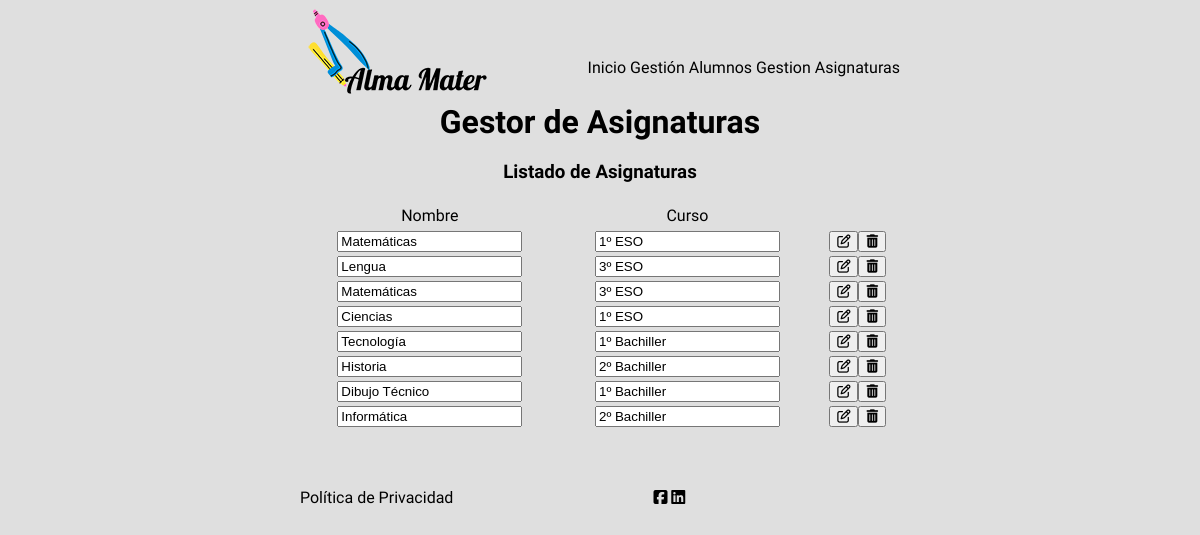
Screenshot of /academia/editarAsignatura.php with the database file from the repository.
### tables this page shows
CREATE TABLE `asignatura` (
  `id` int(5) NOT NULL,
  `nombre` varchar(255) NOT NULL,
  `curso` varchar(255) NOT NULL
);

### academia/models/mysqlConnect.php (called while the page is built, shortened)
<?php
class mysqlConnect
{
    private $mysqli;
    public function __construct()
    {
        $this->server = "localhost";
        $this->user = "root";
        $this->password = "root";
        $this->database = "almamater";
        $this->mysqli = new mysqli($this->server, $this->user, $this->password, $this->database);
        $this->mysqli->set_charset("utf8");
    }
    public function realizarConsulta($consulta)
    {
        return $this->mysqli->query($consulta);
    }
}

### academia/controllers/AsignaturaController.php (called while the page is built, shortened)
<?php
require_once($_SERVER['DOCUMENT_ROOT'] . "/academia/models/asignaturas.php");
class AsignaturaController
{
    private $asignaturaModel;
    public function __construct()
    {
        $this->asignaturaModel = new AsignaturaModel();
    }
    public function getAsignaturas()
    {
        return $this->asignaturaModel->getTodasLasAsignaturas();
    }
}

### academia/models/asignaturas.php (called while the page is built, shortened)
<?php
require_once("mysqlConnect.php");
class AsignaturaModel
{
    private $mysqlConn;
    public function __construct()
    {
        $this->mysqlConn = new mysqlConnect();
    }
    public function getTodasLasAsignaturas()
    {
        return $this->mysqlConn->realizarConsulta("SELECT * FROM Asignatura");
    }
}

### academia/editarAsignatura.php (the view, shortened to what this page needs)
<?php
require("views/cabecera.php");
require_once("controllers/AsignaturaController.php");
$asignaturaController = new AsignaturaController();
function mostrarBotonModificar($id)
{
    echo '<button type="submit" name="modificarAsignatura"><i class="fa fa-pencil-square-o" aria-hidden="true"></i></button>';
}
function mostrarBotonEliminarAsignatura($id)
{
    echo '<button type="submit" name="eliminarAsignatura"><i class="fa fa-trash" aria-hidden="true"></i></button>';
}
?>
<div id="contenido">
    <h1>Gestor de Asignaturas</h1>
    <h3>Listado de Asignaturas</h3>
    <table id="tablaAlumnos">
        <tr>
            <td id="filaAlumnos">Nombre</td>
            <td id="filaAlumnos">Curso</td>
        </tr>
        <tr>
            <?php
            $result = $asignaturaController->getAsignaturas();
            while ($asignatura = $result->fetch_assoc()) {
                $idAsignatura = $asignatura["id"];
                echo '<tr>';
                echo '<form action="controllers/accionesAsignatura.php" method="post">';
                echo '<td id="filaAlumnos"><input type="text" name="nombre" value="' . $asignatura["nombre"] . '"></td>';
                echo '<td id="filaAlumnos"><input type="text" name="apellidos" value="' . $asignatura["curso"] . '"></td>';
                echo '<td id="filaAlumnos">';
                mostrarBotonModificar($idAsignatura);
                mostrarBotonEliminarAsignatura($idAsignatura);
                echo '</td></tr></form>';
            }
            ?>
        </tr>
    </table>
</div>
<?php require("views/pieDePagina.php"); ?>
</html>

### academia/css/academia.css (style rules this page uses)
body { background-color: #DFDFDF; margin-left: 25%; margin-right: 25%; font-family: 'Actor'; }
#contenido { clear: both; margin-top: 50px; margin-bottom: 20px; text-align: center; }
table { width: 100%; margin-top: 20px; }
td { text-align: center; }
h1 { margin: 20px; }

### rows the page displays
asignatura: nombre "Matemáticas", apellidos "1º ESO"
asignatura: nombre "Lengua", apellidos "3º ESO"
asignatura: nombre "Matemáticas", apellidos "3º ESO"
asignatura: nombre "Ciencias", apellidos "1º ESO"
asignatura: nombre "Tecnología", apellidos "1º Bachiller"
asignatura: nombre "Historia", apellidos "2º Bachiller"
asignatura: nombre "Dibujo Técnico", apellidos "1º Bachiller"
asignatura: nombre "Informática", apellidos "2º Bachiller"
